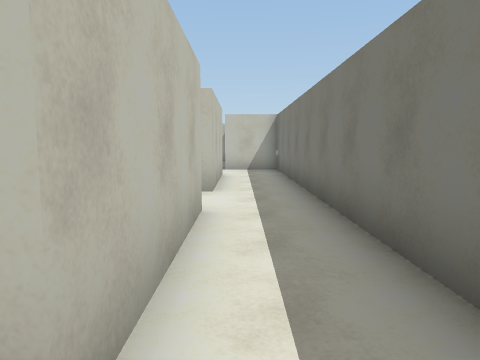
[1] (above)

23 first-person views from a walk through a 3-D level made in the Unity game engine. The camera is 1.4 m above the floor, tilts 6° down and sees 70° across. The floor is counted in squares, 1.5 m on a side. Each view is taken from the middle of a square. On the plan, view 1 faces up. The plan holds only what a view shows up to about 12 squares ahead; the rest is blank. The place goes on beyond the plan. The player is left out.

[2]
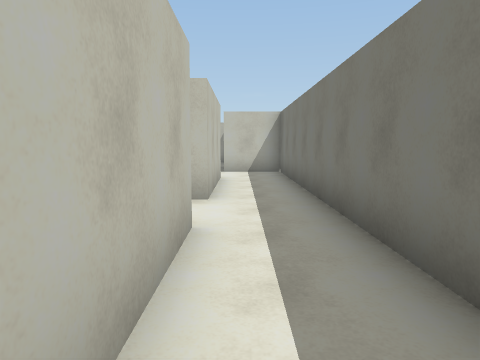

[3]
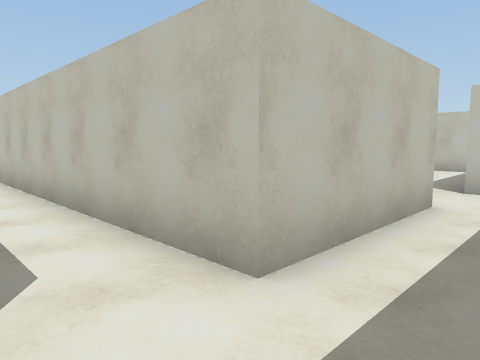

[4]
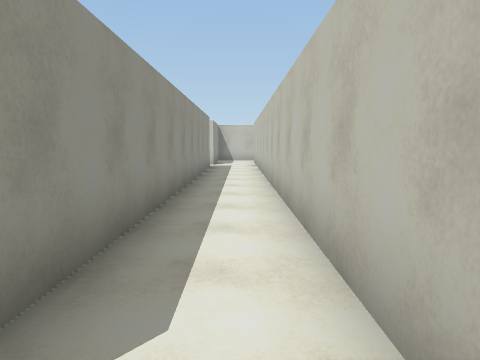

[5]
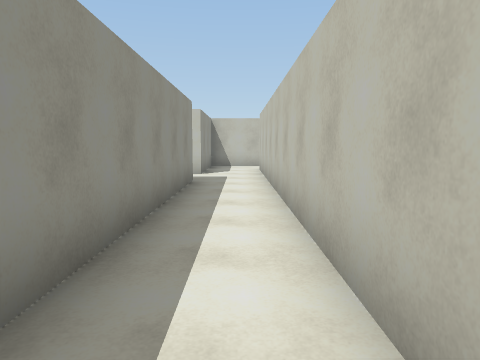

[6]
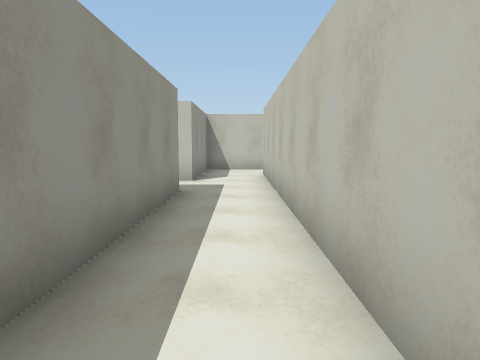

[7]
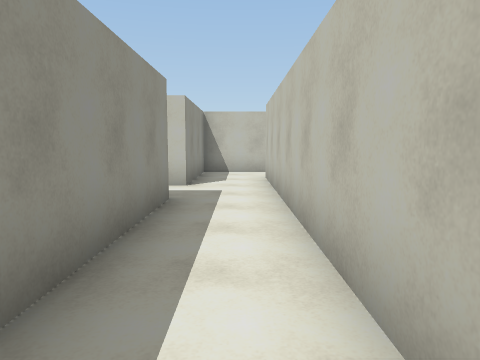

[8]
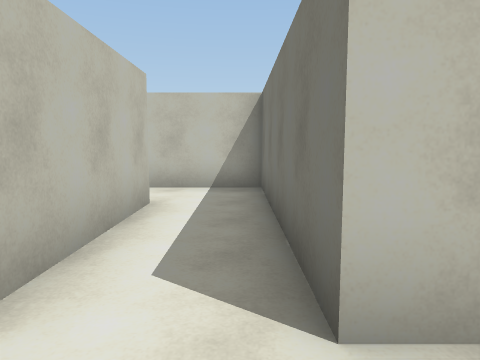

[9]
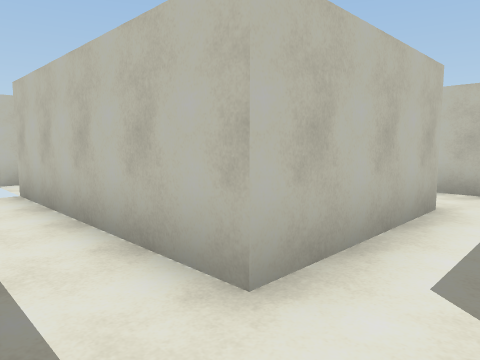

[10]
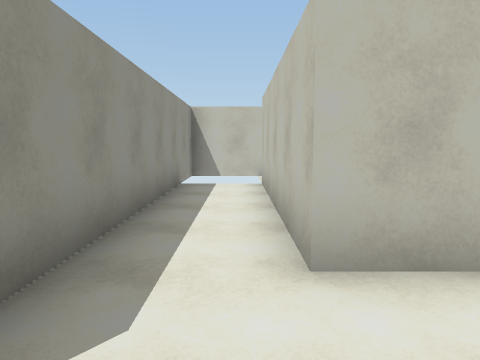

[11]
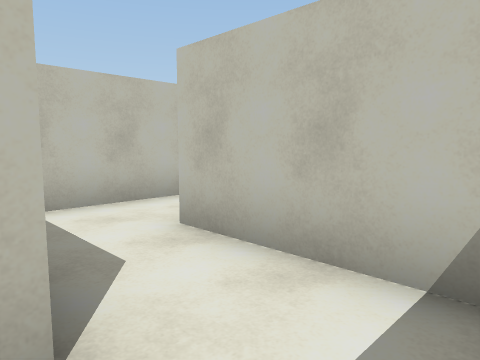

[12]
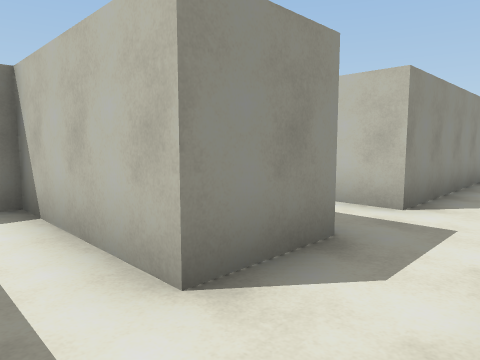

[13]
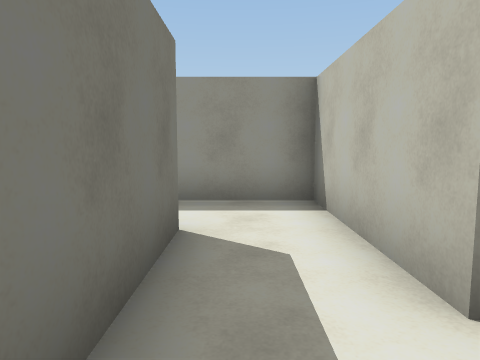

[14]
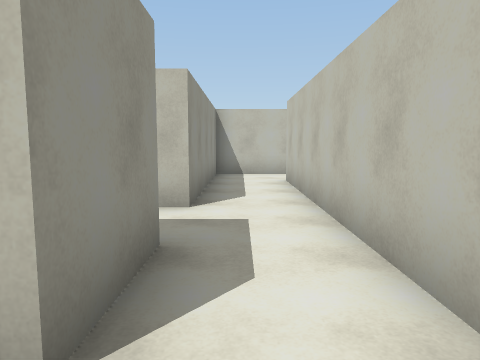

[15]
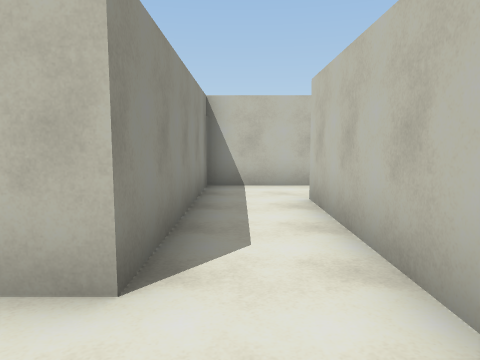

[16]
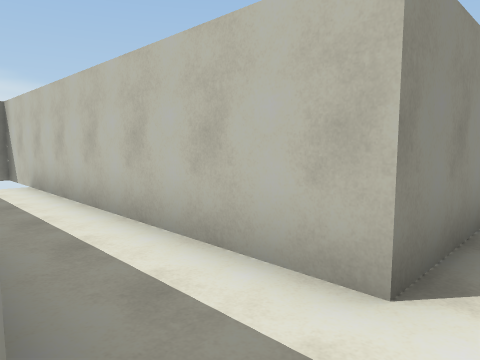

[17]
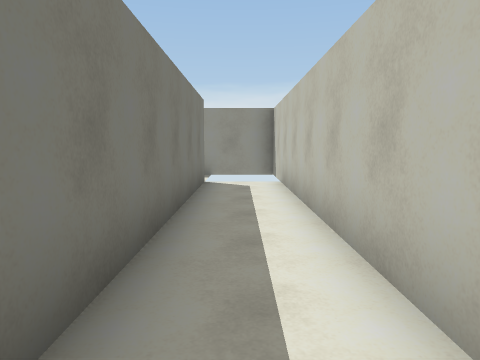

[18]
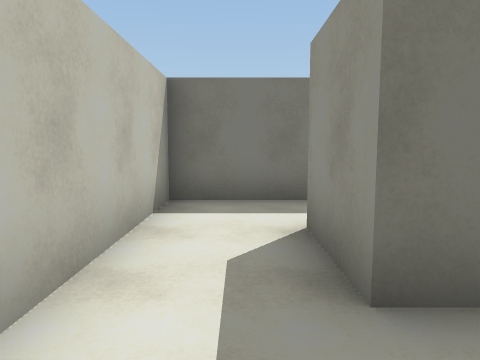

[19]
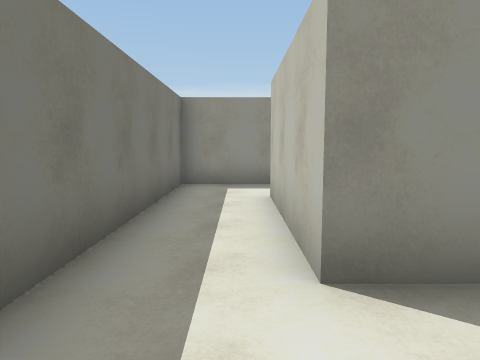

[20]
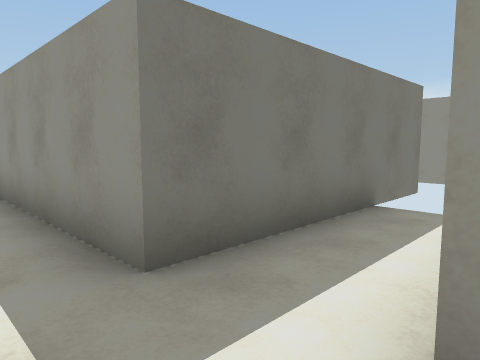

[21]
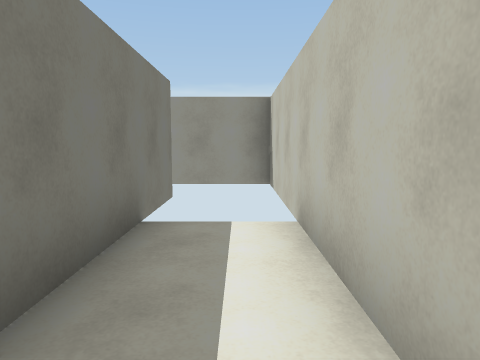

[22]
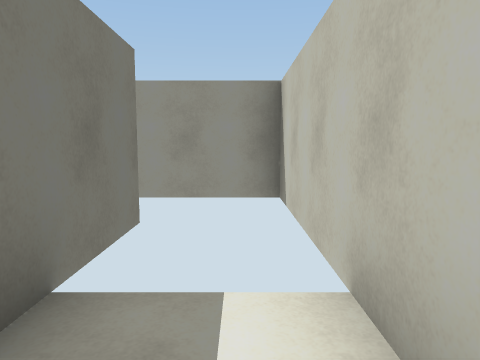

[23]
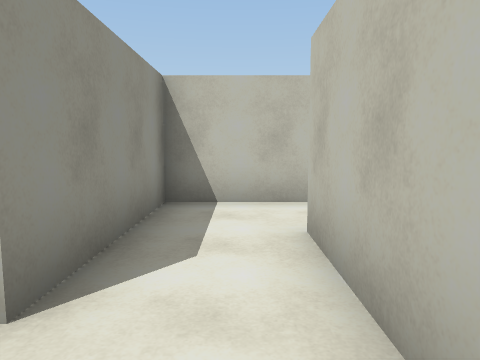

### Floor plan
Ten units are one square. View 1 is at (0, 0); x grows to the right and y downward. Boxes are objects, and circles mark ways between rooms. Rooms are numbered by the first view taken in them; rooms with no view inside come last. Other rooms are left out.
<svg viewBox="-200 -231 219 246">
<path fill="none" stroke="#000" d="M-5 -106 -5 -67 -176 -67M-8 10 14 10 14 -125 -5 -125 -5 -183 -24 -183M-100 -126 -100 -106 -19 -106M-24 -165 -24 -125 -81 -125M-138 5 -138 -48 -5 -48 -5 -9M-176 -48 -157 -48 -157 4M-62 -203 -62 -186M-43 -183 -43 -222 -65 -222M-65 -222 -139 -222M-157 -226 -157 -203 -100 -203 -100 -126M-81 -125 -81 -203 -62 -203M-62 -186 -62 -164 -39 -164M-24 -183 -43 -183M-195 -71 -195 -48 -176 -48"/>
<circle cx="-90" cy="-130" r="3" fill="#2a7"/>
<circle cx="-35" cy="-175" r="3" fill="#2a7"/>
<circle cx="-165" cy="-55" r="3" fill="#2a7"/>
<circle cx="-75" cy="-215" r="3" fill="#2a7"/>
<circle cx="-55" cy="-195" r="3" fill="#2a7"/>
<text x="-50" y="-60">1</text>
<text x="-60" y="-210">2</text>
<text x="-110" y="-210">3</text>
<text x="-50" y="-180">4</text>
<text x="-190" y="-60">5</text>
</svg>
Room 1 opens to room 3. Room 1 opens to room 4. Room 1 opens to room 5. Room 2 opens to room 3. Room 2 opens to room 4.

Where each view was taken, in squares from view 1:
view 1: 0 up, 0 right, facing up
view 2: 1 up, 0 right, facing up
view 3: 5 up, 1 right, facing up-left
view 4: 6 up, 0 right, facing left
view 5: 6 up, 5 left, facing left
view 6: 6 up, 7 left, facing left
view 7: 6 up, 8 left, facing left
view 8: 11 up, 1 left, facing up
view 9: 11 up, 1 left, facing up-left
view 10: 12 up, 0 right, facing left
view 11: 16 up, 1 left, facing up-left
view 12: 22 up, 5 left, facing down-left
view 13: 22 up, 5 left, facing down
view 14: 21 up, 5 left, facing left
view 15: 21 up, 8 left, facing left
view 16: 21 up, 8 left, facing down-left
view 17: 21 up, 9 left, facing down
view 18: 21 up, 10 left, facing right
view 19: 7 up, 0 right, facing down
view 20: 6 up, 16 left, facing down-right
view 21: 5 up, 15 left, facing down
view 22: 3 up, 15 left, facing down
view 23: 6 up, 14 left, facing left
